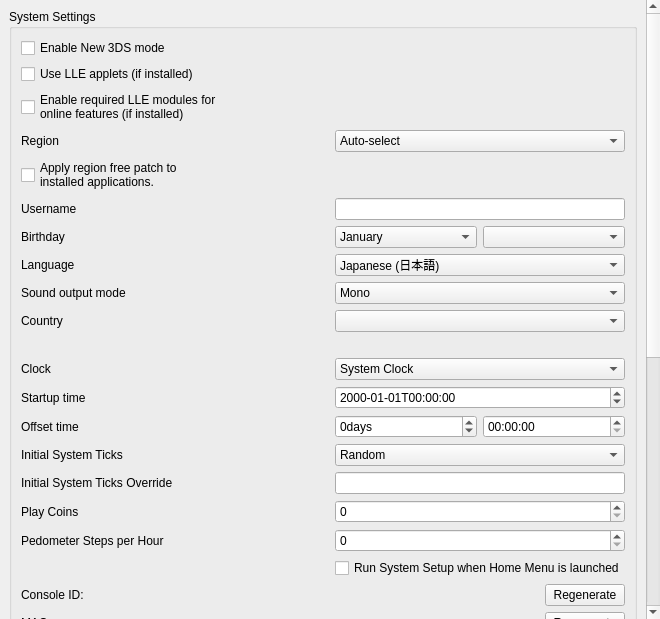
<?xml version="1.0" encoding="UTF-8"?>
<ui version="4.0">
 <class>ConfigureSystem</class>
 <widget class="QWidget" name="ConfigureSystem">
  <property name="geometry">
   <rect>
    <x>0</x>
    <y>0</y>
    <width>653</width>
    <height>619</height>
   </rect>
  </property>
  <layout class="QVBoxLayout" name="verticalLayout_scrollbar">
   <property name="spacing">
    <number>0</number>
   </property>
   <property name="leftMargin">
    <number>0</number>
   </property>
   <property name="topMargin">
    <number>0</number>
   </property>
   <property name="rightMargin">
    <number>0</number>
   </property>
   <property name="bottomMargin">
    <number>0</number>
   </property>
   <item>
    <widget class="QScrollArea" name="scrollArea">
     <property name="minimumSize">
      <size>
       <width>660</width>
       <height>480</height>
      </size>
     </property>
     <property name="frameShape">
      <enum>QFrame::NoFrame</enum>
     </property>
     <property name="lineWidth">
      <number>1</number>
     </property>
     <property name="widgetResizable">
      <bool>true</bool>
     </property>
     <widget class="QWidget" name="scrollAreaWidgetContents">
      <property name="geometry">
       <rect>
        <x>0</x>
        <y>0</y>
        <width>422</width>
        <height>500</height>
       </rect>
      </property>
      <layout class="QHBoxLayout" name="horizontalLayout">
       <item>
        <layout class="QVBoxLayout" name="verticalLayout">
         <item>
          <widget class="QGroupBox" name="group_system_settings">
           <property name="title">
            <string>System Settings</string>
           </property>
           <layout class="QGridLayout" name="gridLayout">
            <item row="0" column="0">
             <widget class="QCheckBox" name="toggle_new_3ds">
              <property name="text">
               <string>Enable New 3DS mode</string>
              </property>
             </widget>
            </item>
            <item row="1" column="0">
             <widget class="QCheckBox" name="toggle_lle_applets">
              <property name="text">
               <string>Use LLE applets (if installed)</string>
              </property>
             </widget>
            </item>
            <item row="2" column="0">
             <widget class="QCheckBox" name="enable_required_online_lle_modules">
              <property name="text">
               <string>Enable required LLE modules for
online features (if installed)</string>
              </property>
              <property name="toolTip">
               <string>Enables the LLE modules needed for online multiplayer, eShop access, etc.</string>
              </property>
             </widget>
            </item>
            <item row="3" column="0">
             <widget class="QLabel" name="region_label">
              <property name="text">
               <string>Region</string>
              </property>
             </widget>
            </item>
            <item row="3" column="1">
             <widget class="QComboBox" name="region_combobox">
              <item>
               <property name="text">
                <string>Auto-select</string>
               </property>
              </item>
              <item>
               <property name="text">
                <string notr="true">JPN</string>
               </property>
              </item>
              <item>
               <property name="text">
                <string notr="true">USA</string>
               </property>
              </item>
              <item>
               <property name="text">
                <string notr="true">EUR</string>
               </property>
              </item>
              <item>
               <property name="text">
                <string notr="true">AUS</string>
               </property>
              </item>
              <item>
               <property name="text">
                <string notr="true">CHN</string>
               </property>
              </item>
              <item>
               <property name="text">
                <string notr="true">KOR</string>
               </property>
              </item>
              <item>
               <property name="text">
                <string notr="true">TWN</string>
               </property>
              </item>
             </widget>
            </item>
            <item row="4" column="0">
             <widget class="QCheckBox" name="apply_region_free_patch">
              <property name="text">
               <string>Apply region free patch to
installed applications.</string>
              </property>
              <property name="toolTip">
               <string>Patches the region of installed applications to be region free, so that they always appear on the home menu.</string>
              </property>
             </widget>
            </item>
            <item row="5" column="1">
             <widget class="QLineEdit" name="edit_username">
              <property name="sizePolicy">
               <sizepolicy hsizetype="Preferred" vsizetype="Fixed">
                <horstretch>0</horstretch>
                <verstretch>0</verstretch>
               </sizepolicy>
              </property>
              <property name="maxLength">
               <number>10</number>
              </property>
             </widget>
            </item>
            <item row="5" column="0">
             <widget class="QLabel" name="label_username">
              <property name="text">
               <string>Username</string>
              </property>
             </widget>
            </item>
            <item row="6" column="0">
             <widget class="QLabel" name="label_birthday">
              <property name="text">
               <string>Birthday</string>
              </property>
             </widget>
            </item>
            <item row="6" column="1">
             <layout class="QHBoxLayout" name="horizontalLayout_birthday2">
              <item>
               <widget class="QComboBox" name="combo_birthmonth">
                <item>
                 <property name="text">
                  <string>January</string>
                 </property>
                </item>
                <item>
                 <property name="text">
                  <string>February</string>
                 </property>
                </item>
                <item>
                 <property name="text">
                  <string>March</string>
                 </property>
                </item>
                <item>
                 <property name="text">
                  <string>April</string>
                 </property>
                </item>
                <item>
                 <property name="text">
                  <string>May</string>
                 </property>
                </item>
                <item>
                 <property name="text">
                  <string>June</string>
                 </property>
                </item>
                <item>
                 <property name="text">
                  <string>July</string>
                 </property>
                </item>
                <item>
                 <property name="text">
                  <string>August</string>
                 </property>
                </item>
                <item>
                 <property name="text">
                  <string>September</string>
                 </property>
                </item>
                <item>
                 <property name="text">
                  <string>October</string>
                 </property>
                </item>
                <item>
                 <property name="text">
                  <string>November</string>
                 </property>
                </item>
                <item>
                 <property name="text">
                  <string>December</string>
                 </property>
                </item>
               </widget>
              </item>
              <item>
               <widget class="QComboBox" name="combo_birthday"/>
              </item>
             </layout>
            </item>
            <item row="7" column="0">
             <widget class="QLabel" name="label_language">
              <property name="text">
               <string>Language</string>
              </property>
             </widget>
            </item>
            <item row="7" column="1">
             <widget class="QComboBox" name="combo_language">
              <property name="toolTip">
               <string>Note: this can be overridden when region setting is auto-select</string>
              </property>
              <item>
               <property name="text">
                <string>Japanese (日本語)</string>
               </property>
              </item>
              <item>
               <property name="text">
                <string>English</string>
               </property>
              </item>
              <item>
               <property name="text">
                <string>French (français)</string>
               </property>
              </item>
              <item>
               <property name="text">
                <string>German (Deutsch)</string>
               </property>
              </item>
              <item>
               <property name="text">
                <string>Italian (italiano)</string>
               </property>
              </item>
              <item>
               <property name="text">
                <string>Spanish (español)</string>
               </property>
              </item>
              <item>
               <property name="text">
                <string>Simplified Chinese (简体中文)</string>
               </property>
              </item>
              <item>
               <property name="text">
                <string>Korean (한국어)</string>
               </property>
              </item>
              <item>
               <property name="text">
                <string>Dutch (Nederlands)</string>
               </property>
              </item>
              <item>
               <property name="text">
                <string>Portuguese (português)</string>
               </property>
              </item>
              <item>
               <property name="text">
                <string>Russian (Русский)</string>
               </property>
              </item>
              <item>
               <property name="text">
                <string>Traditional Chinese (正體中文)</string>
               </property>
              </item>
             </widget>
            </item>
            <item row="8" column="0">
             <widget class="QLabel" name="label_sound">
              <property name="text">
               <string>Sound output mode</string>
              </property>
             </widget>
            </item>
            <item row="8" column="1">
             <widget class="QComboBox" name="combo_sound">
              <item>
               <property name="text">
                <string>Mono</string>
               </property>
              </item>
              <item>
               <property name="text">
                <string>Stereo</string>
               </property>
              </item>
              <item>
               <property name="text">
                <string>Surround</string>
               </property>
              </item>
             </widget>
            </item>
            <item row="9" column="0">
             <widget class="QLabel" name="label_country">
              <property name="text">
               <string>Country</string>
              </property>
             </widget>
            </item>
            <item row="9" column="1">
             <widget class="QComboBox" name="combo_country"/>
            </item>
            <item row="10" column="1">
             <widget class="QLabel" name="label_country_invalid">
              <property name="text">
               <string/>
              </property>
             </widget>
            </item>
            <item row="11" column="0">
             <widget class="QLabel" name="label_init_clock">
              <property name="text">
               <string>Clock</string>
              </property>
             </widget>
            </item>
            <item row="11" column="1">
             <widget class="QComboBox" name="combo_init_clock">
              <item>
               <property name="text">
                <string>System Clock</string>
               </property>
              </item>
              <item>
               <property name="text">
                <string>Fixed Time</string>
               </property>
              </item>
             </widget>
            </item>
            <item row="12" column="0">
             <widget class="QLabel" name="label_init_time">
              <property name="text">
               <string>Startup time</string>
              </property>
             </widget>
            </item>
            <item row="12" column="1">
             <widget class="QDateTimeEdit" name="edit_init_time">
              <property name="displayFormat">
               <string notr="true">yyyy-MM-ddTHH:mm:ss</string>
              </property>
             </widget>
            </item>
            <item row="13" column="0">
             <widget class="QLabel" name="label_init_time_offset">
              <property name="text">
               <string>Offset time</string>
              </property>
             </widget>
            </item>
            <item row="13" column="1">
             <layout class="QGridLayout" name="edit_init_time_offset_grid">
              <item row="0" column="0">
               <widget class="QSpinBox" name="edit_init_time_offset_days">
                <property name="suffix">
                 <string>days</string>
                </property>
                <property name="minimum">
                 <number>-2147483648</number>
                </property>
                <property name="maximum">
                 <number>2147483647</number>
                </property>
               </widget>
              </item>
              <item row="0" column="1">
               <widget class="QTimeEdit" name="edit_init_time_offset_time">
                <property name="displayFormat">
                 <string notr="true">HH:mm:ss</string>
                </property>
               </widget>
              </item>
             </layout>
            </item>
            <item row="14" column="0">
             <widget class="QLabel" name="label_init_ticks_type">
              <property name="text">
               <string>Initial System Ticks</string>
              </property>
             </widget>
            </item>
            <item row="14" column="1">
             <widget class="QComboBox" name="combo_init_ticks_type">
              <item>
               <property name="text">
                <string>Random</string>
               </property>
              </item>
              <item>
               <property name="text">
                <string>Fixed</string>
               </property>
              </item>
             </widget>
            </item>
            <item row="15" column="0">
             <widget class="QLabel" name="label_init_ticks_value">
              <property name="text">
               <string>Initial System Ticks Override</string>
              </property>
             </widget>
            </item>
            <item row="15" column="1">
             <widget class="QLineEdit" name="edit_init_ticks_value">
              <property name="sizePolicy">
               <sizepolicy hsizetype="Preferred" vsizetype="Fixed">
                <horstretch>0</horstretch>
                <verstretch>0</verstretch>
               </sizepolicy>
              </property>
              <property name="maxLength">
               <number>20</number>
              </property>
             </widget>
            </item>
            <item row="16" column="0">
             <widget class="QLabel" name="label_play_coins">
              <property name="text">
               <string>Play Coins</string>
              </property>
             </widget>
            </item>
            <item row="16" column="1">
             <widget class="QSpinBox" name="spinBox_play_coins">
              <property name="maximum">
               <number>300</number>
              </property>
             </widget>
            </item>
            <item row="17" column="0">
              <widget class="QLabel" name="label_steps_per_hour">
                <property name="toolTip">
                 <string>&lt;html&gt;&lt;head/&gt;&lt;body&gt;&lt;p&gt;Number of steps per hour reported by the pedometer. Range from 0 to 65,535.&lt;/p&gt;&lt;/body&gt;&lt;/html&gt;</string>
                </property>
                <property name="text">
                  <string>Pedometer Steps per Hour</string>
                </property>
              </widget>
            </item>
            <item row="17" column="1">
              <widget class="QSpinBox" name="spinBox_steps_per_hour">
                <property name="maximum">
                  <number>9999</number>
                </property>
              </widget>
            </item>
            <item row="18" column="1">
             <widget class="QCheckBox" name="toggle_system_setup">
              <property name="text">
               <string>Run System Setup when Home Menu is launched</string>
              </property>
             </widget>
            </item>
            <item row="19" column="0">
             <widget class="QLabel" name="label_console_id">
              <property name="text">
               <string>Console ID:</string>
              </property>
             </widget>
            </item>
            <item row="19" column="1">
             <widget class="QPushButton" name="button_regenerate_console_id">
              <property name="sizePolicy">
               <sizepolicy hsizetype="Fixed" vsizetype="Fixed">
                <horstretch>0</horstretch>
                <verstretch>0</verstretch>
               </sizepolicy>
              </property>
              <property name="layoutDirection">
               <enum>Qt::RightToLeft</enum>
              </property>
              <property name="text">
               <string>Regenerate</string>
              </property>
             </widget>
            </item>
            <item row="20" column="0">
              <widget class="QLabel" name="label_mac">
                <property name="text">
                  <string>MAC:</string>
                </property>
              </widget>
            </item>
            <item row="20" column="1">
              <widget class="QPushButton" name="button_regenerate_mac">
                <property name="sizePolicy">
                  <sizepolicy hsizetype="Fixed" vsizetype="Fixed">
                    <horstretch>0</horstretch>
                    <verstretch>0</verstretch>
                  </sizepolicy>
                </property>
                <property name="layoutDirection">
                  <enum>Qt::RightToLeft</enum>
                </property>
                <property name="text">
                  <string>Regenerate</string>
                </property>
              </widget>
            </item>
            <item row="21" column="0">
             <widget class="QLabel" name="label_plugin_loader">
              <property name="text">
               <string>3GX Plugin Loader</string>
              </property>
             </widget>
            </item>
            <item row="21" column="1">
             <widget class="QCheckBox" name="plugin_loader">
              <property name="text">
               <string>Enable 3GX plugin loader</string>
              </property>
             </widget>
            </item>
            <item row="22" column="1">
             <widget class="QCheckBox" name="allow_plugin_loader">
              <property name="text">
               <string>Allow applications to change plugin loader state</string>
              </property>
             </widget>
            </item>
           </layout>
          </widget>
         </item>
         <item>
          <widget class="QGroupBox" name="group_real_console_unique_data">
           <property name="title">
            <string>Real Console Unique Data</string>
           </property>
           <layout class="QGridLayout" name="gridLayout1">
            <item row="0" column="0" colspan="2">
             <widget class="QGroupBox" name="group_real_console_unique_data_core">
               <layout class="QGridLayout" name="gridLayout2">
                <item row="0" column="0" colspan="2">
                 <widget class="QWidget" name="linked_console">
                  <layout class="QHBoxLayout" name="horizontalLayout_linked_console">
                   <item>
                    <widget class="QLabel" name="label_linked_console">
                     <property name="text">
                       <string>Your real console is linked to Kitsune3DS.</string>
                     </property>
                    </widget>
                   </item>
                   <item>
                    <widget class="QPushButton" name="button_unlink_console">
                     <property name="sizePolicy">
                      <sizepolicy hsizetype="Fixed" vsizetype="Fixed">
                       <horstretch>0</horstretch>
                       <verstretch>0</verstretch>
                      </sizepolicy>
                     </property>
                     <property name="layoutDirection">
                      <enum>Qt::RightToLeft</enum>
                     </property>
                     <property name="text">
                      <string>Unlink</string>
                     </property>
                    </widget>
                   </item>
                  </layout>
                 </widget>
                </item>
                <item row="1" column="0">
                 <widget class="QLabel" name="label_otp">
                  <property name="text">
                   <string notr="true">OTP</string>
                  </property>
                 </widget>
                </item>
                <item row="1" column="1">
                 <widget class="QWidget" name="otp">
                  <layout class="QHBoxLayout" name="horizontalLayout_otp">
                   <item>
                    <widget class="QLabel" name="label_otp_status">
                     <property name="text">
                      <string/>
                     </property>
                    </widget>
                   </item>
                   <item>
                    <widget class="QPushButton" name="button_otp">
                     <property name="sizePolicy">
                      <sizepolicy hsizetype="Fixed" vsizetype="Fixed">
                       <horstretch>0</horstretch>
                       <verstretch>0</verstretch>
                      </sizepolicy>
                     </property>
                     <property name="layoutDirection">
                      <enum>Qt::RightToLeft</enum>
                     </property>
                     <property name="text">
                      <string>Choose</string>
                     </property>
                    </widget>
                   </item>
                  </layout>
                 </widget>
                </item>
                <item row="2" column="0">
                 <widget class="QLabel" name="label_secure_info">
                  <property name="text">
                   <string notr="true">SecureInfo_A/B</string>
                  </property>
                 </widget>
                </item>
                <item row="2" column="1">
                 <widget class="QWidget" name="secure_info">
                  <layout class="QHBoxLayout" name="horizontalLayout_secure_info">
                   <item>
                    <widget class="QLabel" name="label_secure_info_status">
                     <property name="text">
                      <string/>
                     </property>
                    </widget>
                   </item>
                   <item>
                    <widget class="QPushButton" name="button_secure_info">
                     <property name="sizePolicy">
                      <sizepolicy hsizetype="Fixed" vsizetype="Fixed">
                       <horstretch>0</horstretch>
                       <verstretch>0</verstretch>
                      </sizepolicy>
                     </property>
                     <property name="layoutDirection">
                      <enum>Qt::RightToLeft</enum>
                     </property>
                     <property name="text">
                      <string>Choose</string>
                     </property>
                    </widget>
                   </item>
                  </layout>
                 </widget>
                </item>
                <item row="3" column="0">
                 <widget class="QLabel" name="label_friend_code_seed">
                  <property name="text">
                   <string notr="true">LocalFriendCodeSeed_A/B</string>
                  </property>
                 </widget>
                </item>
                <item row="3" column="1">
                 <widget class="QWidget" name="friend_code_seed">
                  <layout class="QHBoxLayout" name="horizontalLayout_friend_code_seed">
                   <item>
                    <widget class="QLabel" name="label_friend_code_seed_status">
                     <property name="text">
                      <string/>
                     </property>
                    </widget>
                   </item>
                   <item>
                    <widget class="QPushButton" name="button_friend_code_seed">
                     <property name="sizePolicy">
                      <sizepolicy hsizetype="Fixed" vsizetype="Fixed">
                       <horstretch>0</horstretch>
                       <verstretch>0</verstretch>
                      </sizepolicy>
                     </property>
                     <property name="layoutDirection">
                      <enum>Qt::RightToLeft</enum>
                     </property>
                     <property name="text">
                      <string>Choose</string>
                     </property>
                    </widget>
                   </item>
                  </layout>
                 </widget>
                </item>
               </layout>
             </widget>
            </item>
            <item row="1" column="0">
             <widget class="QLabel" name="label_movable">
              <property name="text">
               <string notr="true">movable.sed</string>
              </property>
             </widget>
            </item>
            <item row="1" column="1">
             <widget class="QWidget" name="movable">
              <layout class="QHBoxLayout" name="horizontalLayout_movable">
               <item>
                <widget class="QLabel" name="label_movable_status">
                 <property name="text">
                  <string/>
                 </property>
                </widget>
               </item>
               <item>
                <widget class="QPushButton" name="button_movable">
                 <property name="sizePolicy">
                  <sizepolicy hsizetype="Fixed" vsizetype="Fixed">
                   <horstretch>0</horstretch>
                   <verstretch>0</verstretch>
                  </sizepolicy>
                 </property>
                 <property name="layoutDirection">
                  <enum>Qt::RightToLeft</enum>
                 </property>
                 <property name="text">
                  <string>Choose</string>
                 </property>
                </widget>
               </item>
              </layout>
             </widget>
            </item>
           </layout>
          </widget>
         </item>
         <item>
          <widget class="QLabel" name="label_disable_info">
           <property name="text">
            <string>System settings are unavailable when a 3DS application is running.</string>
           </property>
           <property name="wordWrap">
            <bool>true</bool>
           </property>
          </widget>
         </item>
         <item>
          <spacer name="verticalSpacer">
           <property name="orientation">
            <enum>Qt::Vertical</enum>
           </property>
           <property name="sizeHint" stdset="0">
            <size>
             <width>20</width>
             <height>40</height>
            </size>
           </property>
          </spacer>
         </item>
        </layout>
       </item>
      </layout>
     </widget>
    </widget>
   </item>
  </layout>
 </widget>
 <tabstops>
  <tabstop>toggle_new_3ds</tabstop>
  <tabstop>edit_username</tabstop>
  <tabstop>combo_birthmonth</tabstop>
  <tabstop>combo_birthday</tabstop>
  <tabstop>combo_language</tabstop>
  <tabstop>combo_sound</tabstop>
  <tabstop>combo_country</tabstop>
  <tabstop>combo_init_clock</tabstop>
  <tabstop>edit_init_time</tabstop>
  <tabstop>spinBox_play_coins</tabstop>
  <tabstop>spinBox_steps_per_hour</tabstop>
  <tabstop>button_regenerate_console_id</tabstop>
  <tabstop>button_regenerate_mac</tabstop>
 </tabstops>
 <resources/>
 <connections/>
</ui>
